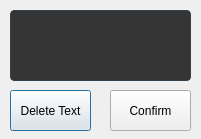
<?xml version="1.0" encoding="UTF-8"?>
<ui version="4.0">
 <class>Dialog</class>
 <widget class="QDialog" name="Dialog">
  <property name="geometry">
   <rect>
    <x>0</x>
    <y>0</y>
    <width>201</width>
    <height>139</height>
   </rect>
  </property>
  <property name="focusPolicy">
   <enum>Qt::NoFocus</enum>
  </property>
  <property name="windowTitle">
   <string>Dialog</string>
  </property>
  <widget class="QPushButton" name="btnDeleteText">
   <property name="geometry">
    <rect>
     <x>10</x>
     <y>90</y>
     <width>81</width>
     <height>41</height>
    </rect>
   </property>
   <property name="text">
    <string>Delete Text</string>
   </property>
  </widget>
  <widget class="QPushButton" name="btnConfirm">
   <property name="geometry">
    <rect>
     <x>110</x>
     <y>90</y>
     <width>81</width>
     <height>41</height>
    </rect>
   </property>
   <property name="text">
    <string>Confirm</string>
   </property>
  </widget>
  <widget class="QPlainTextEdit" name="plainTextEdit">
   <property name="geometry">
    <rect>
     <x>10</x>
     <y>10</y>
     <width>181</width>
     <height>71</height>
    </rect>
   </property>
   <property name="styleSheet">
    <string notr="true">QPlainTextEdit {
  background-color: #353535;
  color: #F0F0F0;
  border-radius: 4px;
  border: 1px solid #32414B;
}

QPlainTextEdit:hover {
  border: 1px solid #148CD2;
  color: #F0F0F0;
}

QPlainTextEdit:selected {
  background: #1464A0;
  color: #32414B;
}</string>
   </property>
   <property name="frameShape">
    <enum>QFrame::StyledPanel</enum>
   </property>
   <property name="frameShadow">
    <enum>QFrame::Plain</enum>
   </property>
   <property name="readOnly">
    <bool>true</bool>
   </property>
   <property name="plainText">
    <string/>
   </property>
   <property name="textInteractionFlags">
    <set>Qt::NoTextInteraction</set>
   </property>
   <property name="backgroundVisible">
    <bool>false</bool>
   </property>
  </widget>
 </widget>
 <resources/>
 <connections/>
</ui>
